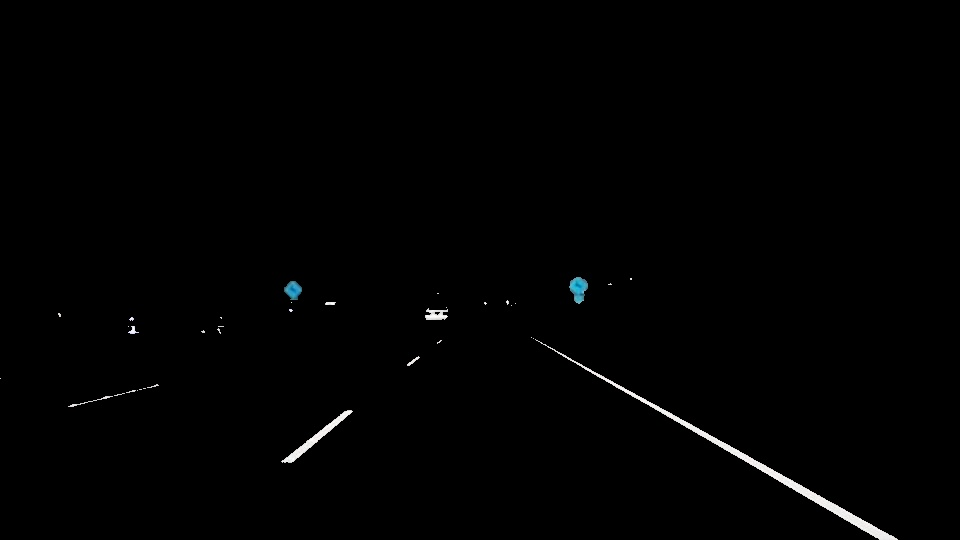
#> input picture hsv.jpg, 960 x 540 px
$ python -i lanes.py   (imports and definitions only)
#> lines starting #> are read from the running program, lines starting #| are printed output that depends on the picture; after the words box and inside, x2 and y2 are one past the last pixel; in counts of white or black regions, pixels touching at a corner belong together
import matplotlib.pyplot as plt
import matplotlib.image as mpimg
import numpy as np
import cv2
from moviepy.editor import VideoFileClip

kernel_size = 3
low_threshold = 50
high_threshold = 150
trap_bottom_width = 0.85
trap_top_width = 0.07
trap_height = 0.4
rho = 2
theta = 1 * np.pi / 180
threshold = 15
min_line_length = 10
max_line_gap = 20


def grayscale(img):
    return cv2.cvtColor(img, cv2.COLOR_BGR2GRAY)

def canny(img, low_threshold, high_threshold):
    return cv2.Canny(img, low_threshold, high_threshold)

def gaussian_blur(img, kernel_size):
    return cv2.GaussianBlur(img, (kernel_size, kernel_size), 0)

def region_of_interest(img, vertices):
    mask = np.zeros_like(img)
    if len(img.shape) > 2:
        channel_count = img.shape[2]
        ignore_mask_color = (255,) * channel_count
    else:
        ignore_mask_color = 255
    cv2.fillPoly(mask, vertices, ignore_mask_color)
    masked_image = cv2.bitwise_and(img, mask)
    # cv2.imwrite('roi.png',masked_image)
    return masked_image

def draw_lines(img, lines, color=[255, 0, 0], thickness=10):
    if lines is None:
        return
    if len(lines) == 0:
        return
    draw_right = True
    draw_left = True
    slope_threshold = 0.5
    slopes = []
    new_lines = []
    # print(lines)
    for line in lines:
        x1, y1, x2, y2 = line[0]
        if x2 - x1 == 0.:
            slope = 999.
        else:
            slope = (y2 - y1) / (x2 - x1)
        if abs(slope) > slope_threshold:
            slopes.append(slope)
            new_lines.append(line)
    lines = new_lines
    right_lines = []
    left_lines = []
    for i, line in enumerate(lines):
        x1, y1, x2, y2 = line[0]
        img_x_center = img.shape[1] / 2
        if slopes[i] > 0 and x1 > img_x_center and x2 > img_x_center:
            right_lines.append(line)
        elif slopes[i] < 0 and x1 < img_x_center and x2 < img_x_center:
            left_lines.append(line)
    right_lines_x = []
    right_lines_y = []
    for line in right_lines:
        x1, y1, x2, y2 = line[0]
        right_lines_x.append(x1)
        right_lines_x.append(x2)
        right_lines_y.append(y1)
        right_lines_y.append(y2)
    if len(right_lines_x) > 0:
        right_m, right_b = np.polyfit(right_lines_x, right_lines_y, 1)
    else:
        right_m, right_b = 1, 1
        draw_right = False
    left_lines_x = []
    left_lines_y = []
    for line in left_lines:
        x1, y1, x2, y2 = line[0]
        left_lines_x.append(x1)
        left_lines_x.append(x2)
        left_lines_y.append(y1)
        left_lines_y.append(y2)
    if len(left_lines_x) > 0:
        left_m, left_b = np.polyfit(left_lines_x, left_lines_y, 1)
    else:
        left_m, left_b = 1, 1
        draw_left = False
    y1 = img.shape[0]
    y2 = img.shape[0] * (1 - trap_height)
    right_x1 = (y1 - right_b) / right_m
    right_x2 = (y2 - right_b) / right_m
    left_x1 = (y1 - left_b) / left_m
    left_x2 = (y2 - left_b) / left_m
    y1 = int(y1)
    y2 = int(y2)
    right_x1 = int(right_x1)
    right_x2 = int(right_x2)
    left_x1 = int(left_x1)
    left_x2 = int(left_x2)
    if draw_right:
        cv2.line(img, (right_x1, y1), (right_x2, y2), color, thickness)
    if draw_left:
        cv2.line(img, (left_x1, y1), (left_x2, y2), color, thickness)

def hough_lines(img, rho, theta, threshold, min_line_len, max_line_gap):
    lines = cv2.HoughLinesP(img, rho, theta, threshold, np.array([]), minLineLength=min_line_len, maxLineGap=max_line_gap)
    # cv2.imwrite('relines.jpg',lines)
    line_img = np.zeros((*img.shape, 3), dtype=np.uint8)
    draw_lines(line_img, lines)
    # cv2.imwrite('lines.jpg',line_img)
    return line_img

def weighted_img(img, initial_img, α=0.8, β=1., λ=0.):
    return cv2.addWeighted(initial_img, α, img, β, λ)

def filter_colors(image):
    white_threshold = 200
    lower_white = np.array([white_threshold, white_threshold, white_threshold])
    upper_white = np.array([255, 255, 255])
    white_mask = cv2.inRange(image, lower_white, upper_white)
    white_image = cv2.bitwise_and(image, image, mask=white_mask)
    hsv = cv2.cvtColor(image, cv2.COLOR_BGR2HSV)
    lower_yellow = np.array([90, 100, 100])
    upper_yellow = np.array([110, 255, 255])
    yellow_mask = cv2.inRange(hsv, lower_yellow, upper_yellow)
    yellow_image = cv2.bitwise_and(image, image, mask=yellow_mask)
    image2 = cv2.addWeighted(white_image, 1., yellow_image, 1., 0.)
    # cv2.imwrite('yellow.jpg', yellow_mask)
    return image2

def annotate_image_array(image_in):
    image = filter_colors(image_in)
    gray = grayscale(image)
    # cv2.imwrite('GRAY.jpg', gray)
    blur_gray = gaussian_blur(gray, kernel_size)
    # cv2.imwrite('blur.jpg', blur_gray)
    edges = canny(blur_gray, low_threshold, high_threshold)
    # cv2.imwrite('canny.jpg', edges)
    imshape = image.shape
    vertices = np.array([[\
        ((imshape[1] * (1 - trap_bottom_width)) // 2, imshape[0]),\
        ((imshape[1] * (1 - trap_top_width)) // 2, imshape[0] - imshape[0] * trap_height),\
        (imshape[1] - (imshape[1] * (1 - trap_top_width)) // 2, imshape[0] - imshape[0] * trap_height),\
        (imshape[1] - (imshape[1] * (1 - trap_bottom_width)) // 2, imshape[0])]]\
        , dtype=np.int32)
    # for x, y in vertices:
    #     print(f"X-coordinate: {x}, Y-coordinate: {y}")
    # print(vertices)
    masked_edges = region_of_interest(edges, vertices)
    line_image = hough_lines(masked_edges, rho, theta, threshold, min_line_length, max_line_gap)
    initial_image = image_in.astype('uint8')
    annotated_image = weighted_img(line_image, initial_image)
    return annotated_image

def annotate_image(input_file, output_file):
    annotated_image = annotate_image_array(mpimg.imread(input_file))
    plt.imsave(output_file, annotated_image)
    print("Image annotated!!!")

def annotate_video(input_file, output_file):
    video = VideoFileClip(input_file)
    annotated_video = video.fl_image(annotate_image_array)
    annotated_video.write_videofile(output_file, audio=False)

# [22 lines not run here, left out]

>>> import cv2
>>> picture = cv2.imread('hsv.jpg')
#> picture is the input picture: shape (540, 960, 3); mean B, G, R 1.7, 1.7, 1.6
>>> result = annotate_image_array(picture)
#> in filter_colors, `white_mask = cv2.inRange(image, lower_white, upper_white)`: white_mask: shape (540, 960); 0.64% white; 34 white regions (27 under 20 px), largest, box (x1, y1, x2, y2) and area: (535, 339, 898, 540) 2243, (281, 410, 353, 463) 556, (425, 308, 448, 320) 178
#> in filter_colors, `hsv = cv2.cvtColor(image, cv2.COLOR_BGR2HSV)`: hsv: shape (540, 960, 3); mean H, S, V 0.8, 2, 1.7
#> in filter_colors, `yellow_mask = cv2.inRange(hsv, lower_yellow, upper_yellow)`:
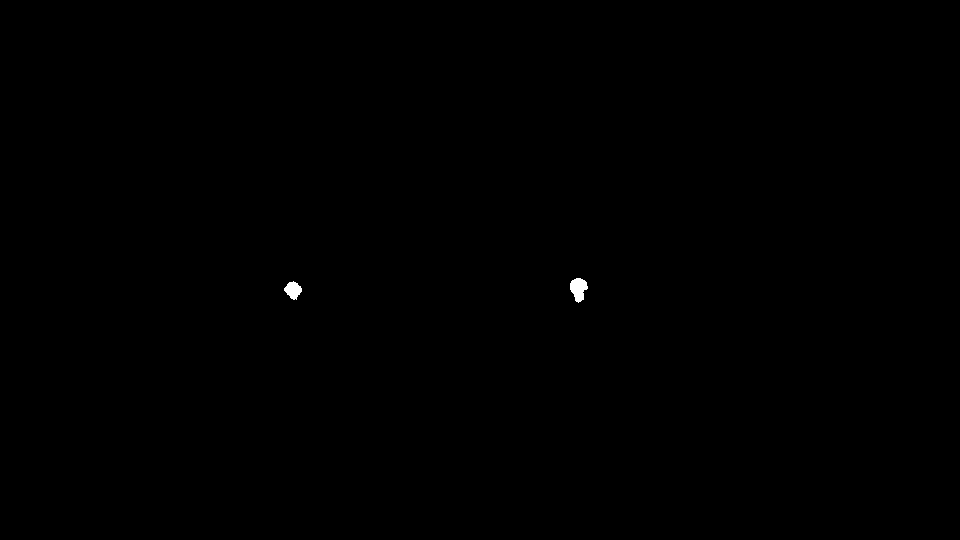
#> yellow_mask: shape (540, 960); 0.1% white; 2 white regions, box (x1, y1, x2, y2) and area: (570, 278, 588, 303) 298, (284, 281, 302, 300) 217
#> in canny, `return cv2.Canny(img, low_threshold, high_threshold)`:
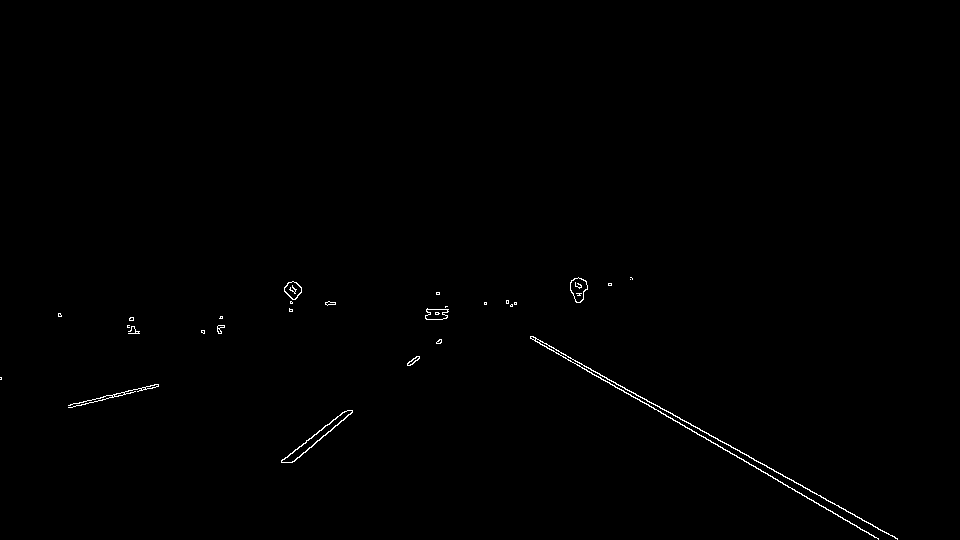
#> returned value: shape (540, 960); 0.41% white in thin lines or dots, all inside (x1, y1, x2, y2) = (0, 277, 898, 540)
#> in region_of_interest, `cv2.fillPoly(mask, vertices, ignore_mask_color)`:
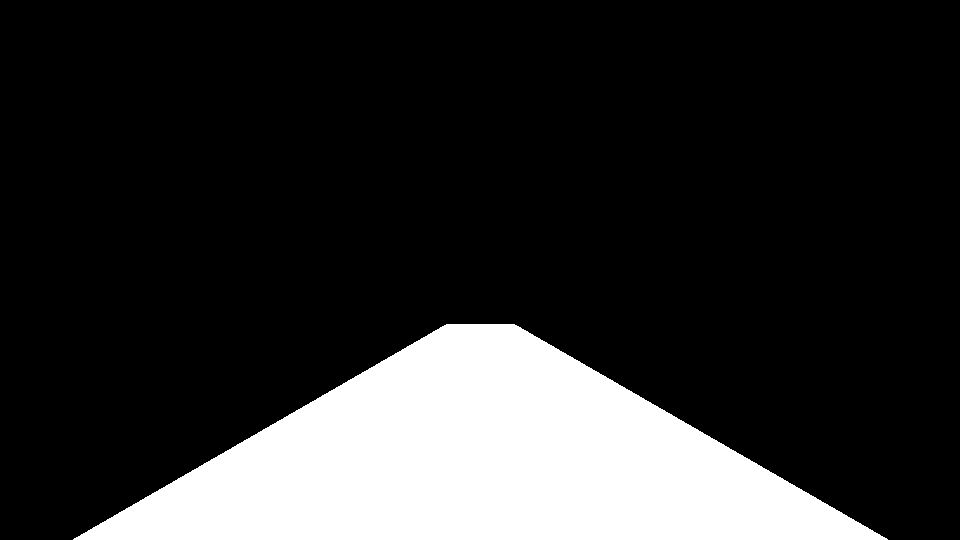
#> mask: shape (540, 960); 18.4% white; 1 white region, box (x1, y1, x2, y2) and area: (73, 324, 888, 540) 95630
#> in region_of_interest, `masked_image = cv2.bitwise_and(img, mask)`:
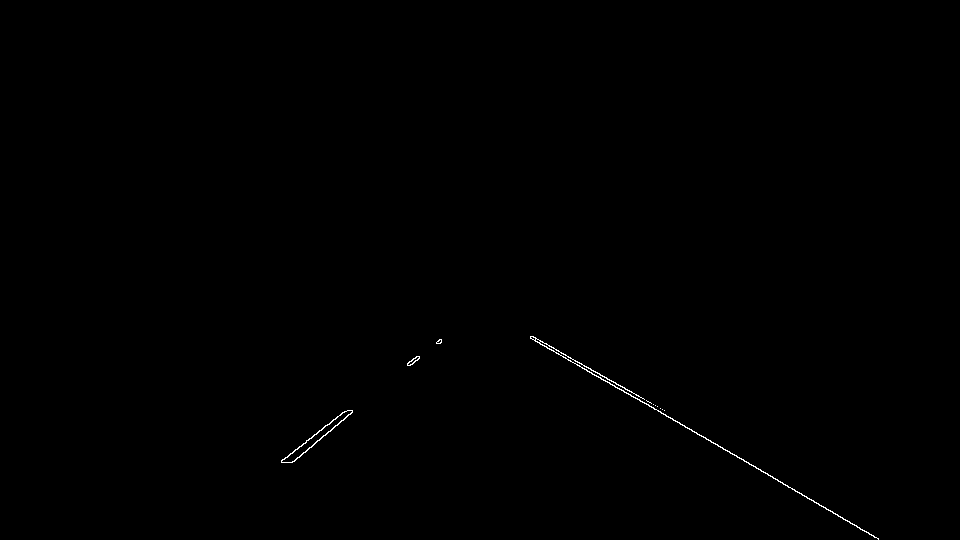
#> masked_image: shape (540, 960); 0.2% white in thin lines or dots, all inside (x1, y1, x2, y2) = (281, 336, 879, 540)
#> in hough_lines, `lines = cv2.HoughLinesP(img, rho, theta, threshold, np.array([]), minL..`: lines = 20 rows, first 6: [630, 394, 723, 449], [801, 493, 878, 539], [292, 462, 331, 430], [533, 336, 647, 401], [281, 462, 347, 410], [727, 450, 783, 484]
#> the loop in draw_lines, `for line in lines:` made 20 passes
#> (x1, y1, x2, y2, slope) on passes 1 to 12: (630, 394, 723, 449, 0.591), (801, 493, 878, 539, 0.597), (292, 462, 331, 430, -0.821), (533, 336, 647, 401, 0.57), (281, 462, 347, 410, -0.788), (727, 450, 783, 484, 0.607), (530, 337, 601, 379, 0.592), (281, 460, 336, 418, -0.764), (315, 442, 350, 414, -0.8), (792, 488, 843, 519, 0.608), (543, 342, 631, 396, 0.614), (325, 425, 345, 411, -0.7)
#> after the loop in draw_lines, `for line in lines:`: new_lines = 20 items, first 6: [[630, 394, 723, 449]], [[801, 493, 878, 539]], [[292, 462, 331, 430]], [[533, 336, 647, 401]], [[281, 462, 347, 410]], [[727, 450, 783, 484]]; slopes = [0.591, 0.597, -0.821, 0.57, -0.788, 0.607, 0.592, -0.764, -0.8, 0.608, 0.614, -0.7, -0.818, 0.625, -0.897, 0.643, -0.647, 0.594, 0.667, -0.787]
#> in draw_lines, `lines = new_lines`: lines has the same summary as new_lines
#> the loop in draw_lines, `for i, line in enumerate(lines):` made 20 passes
#> (x1, y1, x2, y2) on passes 1 to 12: (630, 394, 723, 449), (801, 493, 878, 539), (292, 462, 331, 430), (533, 336, 647, 401), (281, 462, 347, 410), (727, 450, 783, 484), (530, 337, 601, 379), (281, 460, 336, 418), (315, 442, 350, 414), (792, 488, 843, 519), (543, 342, 631, 396), (325, 425, 345, 411)
#> after the loop in draw_lines, `for i, line in enumerate(lines):`: left_lines = [[[292, 462, 331, 430]], [[281, 462, 347, 410]], [[281, 460, 336, 418]], [[315, 442, 350, 414]], [[325, 425, 345, 411]], [[341, 420, 352, 411]], [[410, 365, 439, 339]], [[407, 363, 441, 341]], [[290, 462, 337, 425]]]; right_lines = 11 items, first 6: [[630, 394, 723, 449]], [[801, 493, 878, 539]], [[533, 336, 647, 401]], [[727, 450, 783, 484]], [[530, 337, 601, 379]], [[792, 488, 843, 519]]
#> the loop in draw_lines, `for line in right_lines:` made 11 passes
#> (x1, y1, x2, y2) on passes 1 to 11: (630, 394, 723, 449), (801, 493, 878, 539), (533, 336, 647, 401), (727, 450, 783, 484), (530, 337, 601, 379), (792, 488, 843, 519), (543, 342, 631, 396), (701, 435, 725, 450), (767, 473, 795, 491), (609, 382, 673, 420), (715, 443, 730, 453)
#> after the loop in draw_lines, `for line in right_lines:`: right_lines_x = [630, 723, 801, 878, 533, 647, 727, 783, 530, 601, 792, 843, 543, 631, 701, 725, 767, 795, 609, 673, 715, 730]; right_lines_y = [394, 449, 493, 539, 336, 401, 450, 484, 337, 379, 488, 519, 342, 396, 435, 450, 473, 491, 382, 420, 443, 453]
#> in draw_lines, `right_m, right_b = np.polyfit(right_lines_x, right_lines_y, 1)`: right_m = 0.584; right_b = 25.97
#> the loop in draw_lines, `for line in left_lines:` made 9 passes
#> after the loop in draw_lines, `for line in left_lines:`: left_lines_x = [292, 331, 281, 347, 281, 336, 315, 350, 325, 345, 341, 352, 410, 439, 407, 441, 290, 337]; left_lines_y = [462, 430, 462, 410, 460, 418, 442, 414, 425, 411, 420, 411, 365, 339, 363, 341, 462, 425]
#> in draw_lines, `left_m, left_b = np.polyfit(left_lines_x, left_lines_y, 1)`: left_m = -0.79; left_b = 687.3
#> in draw_lines, `right_x1 = (y1 - right_b) / right_m`: right_x1 = 879.9
#> in draw_lines, `right_x2 = (y2 - right_b) / right_m`: right_x2 = 510.2
#> in draw_lines, `left_x1 = (y1 - left_b) / left_m`: left_x1 = 186.6
#> in draw_lines, `left_x2 = (y2 - left_b) / left_m`: left_x2 = 460.1
#> in draw_lines, `right_x1 = int(right_x1)`: right_x1 = 879
#> in draw_lines, `right_x2 = int(right_x2)`: right_x2 = 510
#> in draw_lines, `left_x1 = int(left_x1)`: left_x1 = 186
#> in draw_lines, `left_x2 = int(left_x2)`: left_x2 = 460
#> in draw_lines, `cv2.line(img, (left_x1, y1), (left_x2, y2), color, thickness)`:
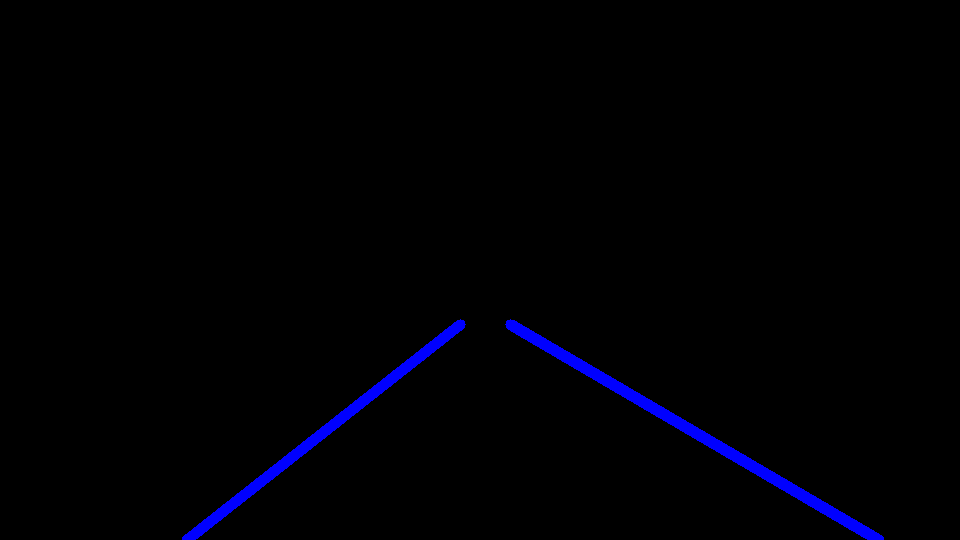
#> img: shape (540, 960, 3); mean of channels 0, 1, 2 4.3, 0, 0; drawn as B, G, R
